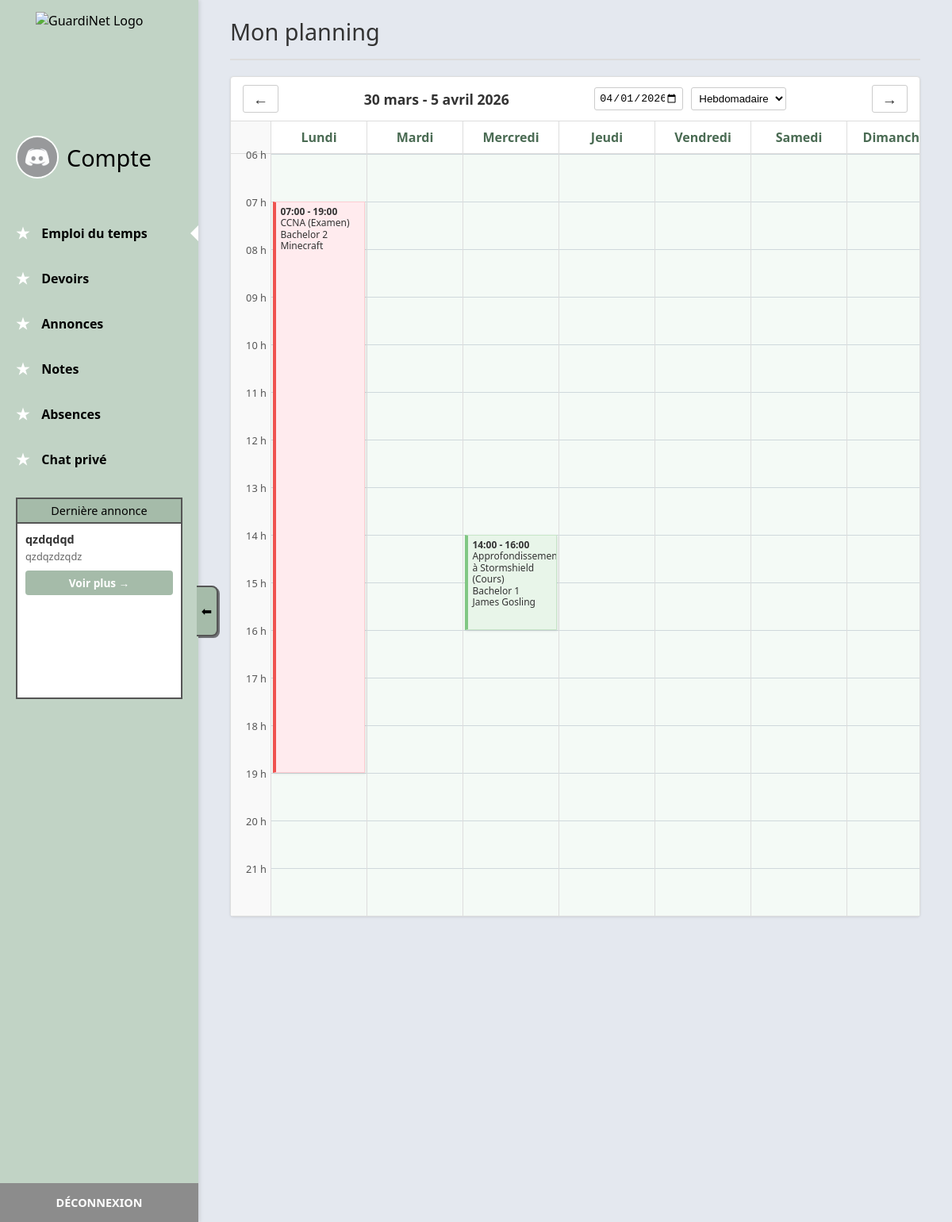
/dashboard (signed in), run on the app's committed database.
### app/models.py (models this page shows)
class Announcement(db.Model):
    __tablename__ = 'announcements'
    id = db.Column(db.Integer, primary_key=True)
    author_id = db.Column(db.String(12), db.ForeignKey('users.user_id'), nullable=False)
    class_id = db.Column(db.Integer, db.ForeignKey('classes.id'), nullable=True)  # NULL means Global
    title = db.Column(db.String(255), nullable=False)
    content = db.Column(db.Text, nullable=False)
    created_at = db.Column(db.DateTime, default=datetime.utcnow)
    author = db.relationship('User', foreign_keys=[author_id], backref='announcements_published')
    target_class = db.relationship('ClassGroup', backref='announcements_received')

class ClassGroup(db.Model):
    __tablename__ = 'classes'
    id = db.Column(db.Integer, primary_key=True)
    name = db.Column(db.String(50), nullable=False, unique=True)
    students = db.relationship('User', backref='class_group', lazy=True)
    schedules = db.relationship('ScheduleEvent', backref='class_group', lazy=True)

class ScheduleEvent(db.Model):
    __tablename__ = 'schedules'
    id = db.Column(db.Integer, primary_key=True)
    course_id = db.Column(db.Integer, db.ForeignKey('courses.id'), nullable=False)
    class_id = db.Column(db.Integer, db.ForeignKey('classes.id'), nullable=False)
    start_time = db.Column(db.DateTime, nullable=False)
    end_time = db.Column(db.DateTime, nullable=False)
    room = db.Column(db.String(50))
    event_type = db.Column(db.String(50))  # e.g. "CM", "TD", "Exam"

### app/routes/main.py (the view)
@main_bp.route('/dashboard')
@login_required
def dashboard():
    if current_user.role == 'admin':
        return redirect(url_for('main.admin_panel'))
    view = request.args.get('view', 'hebdo')
    date_str = request.args.get('date')
    if date_str:
        try:
            ref_date = datetime.strptime(date_str, '%Y-%m-%d').date()
        except ValueError:
            ref_date = date.today()
    else:
        ref_date = date.today()
        if ref_date.weekday() == 6:
            ref_date += timedelta(days=1)
    if view == 'jour':
        start_date = ref_date
        end_date = ref_date
        prev_date = ref_date - timedelta(days=1)
        next_date = ref_date + timedelta(days=1)
        date_label = f"{JOURS[ref_date.weekday()]} {ref_date.day} {MOIS[ref_date.month]} {ref_date.year}"
        days_to_show = [ref_date]
    else:
        start_date = ref_date - timedelta(days=ref_date.weekday())
        end_date = start_date + timedelta(days=6)
        prev_date = ref_date - timedelta(days=7)
        next_date = ref_date + timedelta(days=7)
        if start_date.month == end_date.month:
            date_label = f"{start_date.day} - {end_date.day} {MOIS[start_date.month]} {start_date.year}"
        else:
            date_label = f"{start_date.day} {MOIS[start_date.month]} - {end_date.day} {MOIS[end_date.month]} {start_date.year}"
        days_to_show = [start_date + timedelta(days=i) for i in range(7)]
    start_dt = datetime.combine(start_date, datetime.min.time())
    end_dt = datetime.combine(end_date, datetime.max.time())
    schedules = []
    if current_user.role == 'student' and current_user.class_id:
        schedules = ScheduleEvent.query.filter(
            ScheduleEvent.class_id == current_user.class_id,
            ScheduleEvent.start_time >= start_dt,
            ScheduleEvent.start_time <= end_dt
        ).all()
    elif current_user.role == 'teacher':
        course_ids = [c.id for c in current_user.courses_taught]
        if course_ids:
            schedules = ScheduleEvent.query.filter(
                ScheduleEvent.course_id.in_(course_ids),
                ScheduleEvent.start_time >= start_dt,
                ScheduleEvent.start_time <= end_dt
            ).all()
    schedule_days_dict = {d: [] for d in days_to_show}
    for event in schedules:
        e_date = event.start_time.date()
        if e_date in schedule_days_dict:
            start_hour, start_min = event.start_time.hour, event.start_time.minute
            end_hour, end_min = event.end_time.hour, event.end_time.minute
            duration_mins = (end_hour * 60 + end_min) - (start_hour * 60 + start_min)
            top_px = (start_hour - 6) * 60 + start_min
            time_str = f"{event.start_time.strftime('%H:%M')} - {event.end_time.strftime('%H:%M')}"
            colors = ["event-blue", "event-green", "event-red", "event-yellow", "event-purple", "event-orange"]
            color_idx = event.course_id % len(colors) if event.course_id else 0
            color_class = colors[color_idx]
            if current_user.role == 'teacher':
                teacher_name = event.class_group.name if event.class_group else "Classe"
            else:
                teacher_name = "Inconnu"
                if event.course and event.course.prof:
                    teacher_name = f"{event.course.prof.firstname} {event.course.prof.lastname}"
            title = event.course.name if event.course else "Cours"
            if event.event_type:
                title += f" ({event.event_type})"
            schedule_days_dict[e_date].append({
                'time_str': time_str,
                'title': title,
                'teacher': teacher_name,
                'location': event.room or "Non défini",
                'top_px': top_px,
                'height_px': duration_mins,
                'color_class': color_class
            })
    ordered_schedule_days = []
    for d in days_to_show:
        if view == 'jour':
            day_name_str = f"{JOURS[d.weekday()]} {d.day:02d}/{d.month:02d}"
        else:
            day_name_str = JOURS[d.weekday()]
        d_events = schedule_days_dict[d]
        ordered_schedule_days.append({
            'name': day_name_str,
            'events': d_events
        })
    return render_template('dashboard.html',
                           active_page='dashboard',
                           schedule_days=ordered_schedule_days,
                           view=view,
                           date_label=date_label,
                           current_date=ref_date.strftime('%Y-%m-%d'),
                           prev_date=prev_date.strftime('%Y-%m-%d'),
                           next_date=next_date.strftime('%Y-%m-%d'))

### app/routes/main.py (called while the page is built)
@main_bp.before_request
def require_password_change():
    from flask_login import current_user
    from flask import request, redirect, url_for
    if current_user.is_authenticated:
        allowed_endpoints = ['main.force_change_password', 'main.logout', 'static']
        if current_user.is_password_temporary and hasattr(request, 'endpoint') and request.endpoint and request.endpoint not in allowed_endpoints and not request.endpoint.startswith('static'):
            return redirect(url_for('main.force_change_password'))

### app/templates/dashboard.html (shortened to what this page needs)
{% extends "base.html" %}
{% block content %}
    <div class="planning-header">
        <h1 style="color: #333; margin: 0; font-weight: normal; font-size: 1.8rem;">Mon planning</h1>
    </div>
    <div class="cal-container">
        <div class="cal-toolbar">
            <a href="{{ url_for('main.dashboard', view=view, date=prev_date) }}" class="cal-btn-arrow" style="text-decoration: none; display: flex; align-items: center; justify-content: center;">&larr;</a>
            <div class="cal-date-range">{{ date_label }}</div>
            <div class="cal-filters">
                <div class="cal-date-picker">
                    <input type="date" value="{{ current_date }}" onchange="window.location.href='?view={{ view }}&date='+this.value">
                </div>
                <select class="cal-dropdown" onchange="window.location.href='?view='+this.value+'&date={{ current_date }}'">
                    <option value="hebdo" {% if view == 'hebdo' %}selected{% endif %}>Hebdomadaire</option>
                </select>
            </div>
            <a href="{{ url_for('main.dashboard', view=view, date=next_date) }}" class="cal-btn-arrow desktop-only" style="text-decoration: none; display: flex; align-items: center; justify-content: center;">&rarr;</a>
        </div>
        <div class="cal-grid">
            <div class="cal-time-col">
                <div class="cal-time-header"></div>
                <div class="cal-time-slots">
                    <div class="time-slot">06 h</div>
                    <div class="time-slot">07 h</div>
                    <div class="time-slot">08 h</div>
                    <div class="time-slot">09 h</div>
                    <div class="time-slot">10 h</div>
                    <div class="time-slot">11 h</div>
                    <div class="time-slot">12 h</div>
                    <div class="time-slot">13 h</div>
                    <div class="time-slot">14 h</div>
                    <div class="time-slot">15 h</div>
                    <div class="time-slot">16 h</div>
                    <div class="time-slot">17 h</div>
                    <div class="time-slot">18 h</div>
                    <div class="time-slot">19 h</div>
                    <div class="time-slot">20 h</div>
                    <div class="time-slot">21 h</div>
                </div>
            </div>
            {% for day in schedule_days %}
                <div class="cal-day-col {% if day.is_active_mobile %}active{% endif %}">
                    <div class="cal-day-header">{{ day.name }}</div>
                    <div class="cal-day-content">
                        {% for event in day.events %}
                            <div class="cal-event {{ event.color_class }}" style="top: {{ event.top_px }}px; height: {{ event.height_px }}px;">
                                <strong>{{ event.time_str }}</strong><br>
                                {{ event.title }}<br>
                                {% if event.teacher %}{{ event.teacher }}<br>{% endif %}
                                {% if event.location %}{{ event.location }}{% endif %}
                            </div>
                        {% endfor %}
                    </div>
                </div>
            {% endfor %}
        </div>
    </div>
{% endblock %}

### app/templates/base.html (shortened to what this page needs)
<!DOCTYPE html>
<html lang="fr">
<head>
    <link rel="stylesheet" href="{{ url_for('static', filename='css/style.css') }}">
</head>
<body>
    <div class="dashboard-container">
        <aside class="sidebar" id="sidebar">
            <div class="sidebar-inner">
                <div class="brand-logo" style="margin-top: 15px; min-height: 106px;">
                    <img src="{{ url_for('static', filename='img/logo.png') }}" alt="GuardiNet Logo" style="max-width: 80%; width: 160px; height: 106px; object-fit: contain; display: block; margin: 0 auto;">
                </div>
                <div class="profile-section" style="cursor: pointer;" onclick="window.location.href='{{ url_for('main.profile') }}'">
                    <img style="object-fit: cover; border-radius: 50%; width: 50px; height: 50px; border: 2px solid white;" src="{% if current_user.profile_pic %}{{ url_for('static', filename=('img/profiles/' + current_user.profile_pic) if current_user.profile_pic != 'default.jpg' else 'img/default_profile.jpg') }}{% else %}{{ url_for('static', filename='img/default_profile.jpg') }}{% endif %}" alt="Avatar">
                    <span style="font-size: 1.8rem; font-weight: 300;">Compte</span>
                </div>
                <nav>
                    <ul class="nav-menu">
                        <li>
                            <a href="{{ url_for('main.dashboard') }}" class="nav-item">
                                <span class="icon">★</span> Emploi du temps
                                {% if active_page == 'dashboard' %}<div class="active-tab-indicator"></div>{% endif %}
                            </a>
                        </li>
                        <li>
                            <a href="{{ url_for('main.devoirs') }}" class="nav-item">
                                <span class="icon">★</span> Devoirs
                            </a>
                        </li>
                        <li>
                            <a href="{{ url_for('main.annonces') }}" class="nav-item">
                                <span class="icon">★</span> Annonces
                            </a>
                        </li>
                        <li>
                            <a href="{{ url_for('main.notes') }}" class="nav-item">
                                <span class="icon">★</span> Notes
                            </a>
                        </li>
                        <li>
                            <a href="{{ url_for('main.absences') }}" class="nav-item">
                                <span class="icon">★</span> Absences
                            </a>
                        </li>
                        <li>
                            <a href="{{ url_for('main.chat') }}" class="nav-item" style="position: relative;">
                                <span class="icon">★</span> Chat privé
                            </a>
                        </li>
                    </ul>
                </nav>
                <div class="announcement-box">
                    <div class="announcement-header">Dernière annonce</div>
                    <div class="announcement-content" style="padding: 10px; text-align: left;">
                        {% if latest_announcement %}
                            <strong style="color: #333; font-size: 0.9em; display: block; margin-bottom: 5px;">{{ latest_announcement.title }}</strong>
                            <p style="color: #666; font-size: 0.8em; margin: 0 0 10px 0; overflow: hidden; text-overflow: ellipsis; display: -webkit-box; -webkit-line-clamp: 2; -webkit-box-orient: vertical; line-height: 1.2;">
                                {{ latest_announcement.content[:80] + '...' if latest_announcement.content|length > 80 else latest_announcement.content }}
                            </p>
                            <a href="{{ url_for('main.annonces') }}" style="display: block; background-color: #a5bba9; padding: 6px; border-radius: 4px; font-size: 0.85em; color: white; text-decoration: none; text-align: center; font-weight: bold; width: 100%; box-sizing: border-box; transition: background-color 0.2s;">Voir plus &rarr;</a>
                        {% else %}
                            <span style="font-size: 0.85em; color: #777;">Aucune annonce pour le moment.</span>
                        {% endif %}
                    </div>
                </div>
                <a href="{{ url_for('main.logout') }}" class="logout-btn">Déconnexion</a>
            </div>
            <div class="sidebar-toggle" id="sidebar-toggle" onclick="toggleSidebar()">
                <span id="toggle-icon">⬅</span>
            </div>
        </aside>
        <main class="main-content">
            {% block content %}
            {% endblock %}
        </main>
    </div>
</body>
</html>

### data on the page
Announcement: title "qzdqdqd", content "qzdqzdzqdz"
ClassGroup: teacher "Bachelor 2"
ScheduleEvent: location "Minecraft"
ClassGroup: teacher "Bachelor 1"
ScheduleEvent: location "James Gosling"

### other printed values
{{ date_label }} "30 mars - 5 avril 2026"
{{ day.name }} "Lundi" "Mardi" "Mercredi" "Jeudi" "Vendredi" "Samedi"
{{ event.time_str }} "07:00 - 19:00" "14:00 - 16:00"
{{ event.title }} "CCNA (Examen)"
